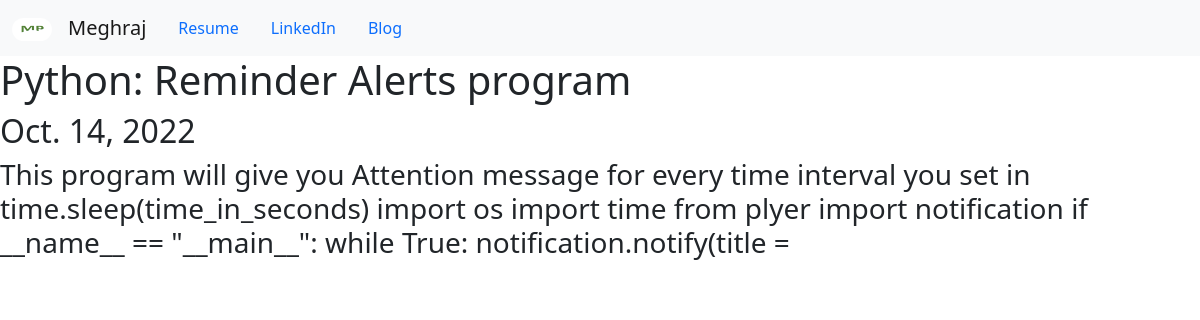
Page /blogg/7/ on the committed database.
### blogg/models.py (models this page shows, shortened)
class Blogg(models.Model):
    title = models.CharField(max_length=100)
    description = models.CharField(max_length=250)
    date = models.DateField()

### blogg/views.py (the view)
# urls.py: path('<int:blogg_id>/', views.detail, name = 'detail'),
def detail(request, blogg_id):
    blogg = get_object_or_404(Blogg, pk=blogg_id)
    return render(request, 'blogg/detail.html', {'blogg': blogg})

### blogg/templates/blogg/detail.html
{% extends 'portfolio/base.html'%}
{%block content%}
<h1> {{blogg.title}} </h1>
<h2> {{blogg.date}} </h2>
<h3> {{blogg.description}} </h3>
{%endblock%}

### rows in the picture
Blogg: title "Python: Reminder Alerts program", date "Oct. 14, 2022", description "This program will give you Attention message for every time interval you set in time.sleep(time_in_seconds) import os import time from plyer import notification if __name__ == \"__main__\": while True: notification.notify(title ="
